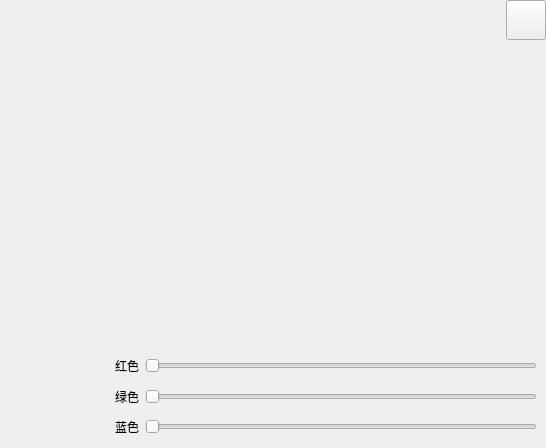
<?xml version="1.0" encoding="UTF-8"?>
<ui version="4.0">
 <class>frmStyleWidget</class>
 <widget class="QWidget" name="frmStyleWidget">
  <property name="geometry">
   <rect>
    <x>0</x>
    <y>0</y>
    <width>546</width>
    <height>448</height>
   </rect>
  </property>
  <property name="windowTitle">
   <string>Form</string>
  </property>
  <layout class="QVBoxLayout" name="verticalLayout">
   <property name="spacing">
    <number>0</number>
   </property>
   <property name="leftMargin">
    <number>0</number>
   </property>
   <property name="topMargin">
    <number>0</number>
   </property>
   <property name="rightMargin">
    <number>0</number>
   </property>
   <property name="bottomMargin">
    <number>0</number>
   </property>
   <item>
    <widget class="QWidget" name="widgetTitle" native="true">
     <property name="minimumSize">
      <size>
       <width>0</width>
       <height>40</height>
      </size>
     </property>
     <property name="maximumSize">
      <size>
       <width>16777215</width>
       <height>40</height>
      </size>
     </property>
     <layout class="QHBoxLayout" name="horizontalLayout_2">
      <property name="spacing">
       <number>6</number>
      </property>
      <property name="leftMargin">
       <number>10</number>
      </property>
      <property name="topMargin">
       <number>0</number>
      </property>
      <property name="rightMargin">
       <number>0</number>
      </property>
      <property name="bottomMargin">
       <number>0</number>
      </property>
      <item>
       <widget class="QLabel" name="labIco">
        <property name="text">
         <string/>
        </property>
        <property name="alignment">
         <set>Qt::AlignCenter</set>
        </property>
       </widget>
      </item>
      <item>
       <widget class="QLabel" name="labTitle">
        <property name="sizePolicy">
         <sizepolicy hsizetype="Expanding" vsizetype="Preferred">
          <horstretch>0</horstretch>
          <verstretch>0</verstretch>
         </sizepolicy>
        </property>
        <property name="styleSheet">
         <string notr="true"/>
        </property>
        <property name="text">
         <string/>
        </property>
        <property name="alignment">
         <set>Qt::AlignLeading|Qt::AlignLeft|Qt::AlignVCenter</set>
        </property>
       </widget>
      </item>
      <item>
       <widget class="QWidget" name="widgetMenu" native="true">
        <layout class="QGridLayout" name="gridLayout_2">
         <property name="leftMargin">
          <number>0</number>
         </property>
         <property name="topMargin">
          <number>0</number>
         </property>
         <property name="rightMargin">
          <number>0</number>
         </property>
         <property name="bottomMargin">
          <number>0</number>
         </property>
         <property name="spacing">
          <number>0</number>
         </property>
         <item row="0" column="0">
          <widget class="QPushButton" name="btnMenu_Close">
           <property name="sizePolicy">
            <sizepolicy hsizetype="Minimum" vsizetype="Expanding">
             <horstretch>0</horstretch>
             <verstretch>0</verstretch>
            </sizepolicy>
           </property>
           <property name="minimumSize">
            <size>
             <width>40</width>
             <height>30</height>
            </size>
           </property>
           <property name="cursor">
            <cursorShape>ArrowCursor</cursorShape>
           </property>
           <property name="focusPolicy">
            <enum>Qt::NoFocus</enum>
           </property>
           <property name="text">
            <string/>
           </property>
          </widget>
         </item>
        </layout>
       </widget>
      </item>
     </layout>
    </widget>
   </item>
   <item>
    <widget class="QWidget" name="widgetBottom" native="true">
     <layout class="QVBoxLayout" name="verticalLayout_2">
      <property name="spacing">
       <number>0</number>
      </property>
      <property name="leftMargin">
       <number>0</number>
      </property>
      <property name="topMargin">
       <number>0</number>
      </property>
      <property name="rightMargin">
       <number>0</number>
      </property>
      <property name="bottomMargin">
       <number>0</number>
      </property>
      <item>
       <widget class="QWidget" name="widgetStyle" native="true">
        <layout class="QGridLayout" name="gridLayout">
         <property name="leftMargin">
          <number>9</number>
         </property>
         <property name="topMargin">
          <number>9</number>
         </property>
         <property name="rightMargin">
          <number>9</number>
         </property>
         <property name="bottomMargin">
          <number>9</number>
         </property>
         <property name="spacing">
          <number>0</number>
         </property>
         <item row="0" column="0">
          <widget class="StyleWidget" name="widget1" native="true"/>
         </item>
         <item row="0" column="1">
          <widget class="StyleWidget" name="widget2" native="true"/>
         </item>
         <item row="0" column="2">
          <widget class="StyleWidget" name="widget3" native="true"/>
         </item>
         <item row="0" column="3">
          <widget class="StyleWidget" name="widget4" native="true"/>
         </item>
         <item row="0" column="4">
          <widget class="StyleWidget" name="widget5" native="true"/>
         </item>
         <item row="1" column="0">
          <widget class="StyleWidget" name="widget6" native="true"/>
         </item>
         <item row="1" column="1">
          <widget class="StyleWidget" name="widget7" native="true"/>
         </item>
         <item row="1" column="2">
          <widget class="StyleWidget" name="widget8" native="true"/>
         </item>
         <item row="1" column="3">
          <widget class="StyleWidget" name="widget9" native="true"/>
         </item>
         <item row="1" column="4">
          <widget class="StyleWidget" name="widget10" native="true"/>
         </item>
         <item row="2" column="0">
          <widget class="StyleWidget" name="widget11" native="true"/>
         </item>
         <item row="2" column="1">
          <widget class="StyleWidget" name="widget12" native="true"/>
         </item>
         <item row="2" column="2">
          <widget class="StyleWidget" name="widget13" native="true"/>
         </item>
         <item row="2" column="3">
          <widget class="StyleWidget" name="widget14" native="true"/>
         </item>
         <item row="2" column="4">
          <widget class="StyleWidget" name="widget15" native="true"/>
         </item>
        </layout>
       </widget>
      </item>
      <item>
       <widget class="QWidget" name="widget" native="true">
        <property name="sizePolicy">
         <sizepolicy hsizetype="Preferred" vsizetype="Fixed">
          <horstretch>0</horstretch>
          <verstretch>0</verstretch>
         </sizepolicy>
        </property>
        <layout class="QHBoxLayout" name="horizontalLayout">
         <item>
          <widget class="StyleWidget" name="widget0" native="true">
           <property name="enabled">
            <bool>false</bool>
           </property>
           <property name="sizePolicy">
            <sizepolicy hsizetype="Preferred" vsizetype="Expanding">
             <horstretch>0</horstretch>
             <verstretch>0</verstretch>
            </sizepolicy>
           </property>
           <property name="minimumSize">
            <size>
             <width>100</width>
             <height>85</height>
            </size>
           </property>
           <property name="maximumSize">
            <size>
             <width>100</width>
             <height>85</height>
            </size>
           </property>
           <layout class="QVBoxLayout" name="verticalLayout_3">
            <item>
             <widget class="QLabel" name="labValue">
              <property name="styleSheet">
               <string notr="true">font: 75 12pt &quot;微软雅黑&quot;;
color: rgb(255, 255, 255);</string>
              </property>
              <property name="text">
               <string/>
              </property>
              <property name="alignment">
               <set>Qt::AlignCenter</set>
              </property>
             </widget>
            </item>
           </layout>
          </widget>
         </item>
         <item>
          <layout class="QGridLayout" name="gridLayout_3">
           <property name="spacing">
            <number>6</number>
           </property>
           <item row="0" column="0">
            <widget class="QLabel" name="labRed">
             <property name="text">
              <string>红色</string>
             </property>
            </widget>
           </item>
           <item row="0" column="1">
            <widget class="QSlider" name="sliderRed">
             <property name="sizePolicy">
              <sizepolicy hsizetype="Expanding" vsizetype="Ignored">
               <horstretch>0</horstretch>
               <verstretch>0</verstretch>
              </sizepolicy>
             </property>
             <property name="maximum">
              <number>255</number>
             </property>
             <property name="orientation">
              <enum>Qt::Horizontal</enum>
             </property>
            </widget>
           </item>
           <item row="1" column="0">
            <widget class="QLabel" name="labGreen">
             <property name="text">
              <string>绿色</string>
             </property>
            </widget>
           </item>
           <item row="1" column="1">
            <widget class="QSlider" name="sliderGreen">
             <property name="sizePolicy">
              <sizepolicy hsizetype="Expanding" vsizetype="Ignored">
               <horstretch>0</horstretch>
               <verstretch>0</verstretch>
              </sizepolicy>
             </property>
             <property name="maximum">
              <number>255</number>
             </property>
             <property name="orientation">
              <enum>Qt::Horizontal</enum>
             </property>
            </widget>
           </item>
           <item row="2" column="0">
            <widget class="QLabel" name="labBlue">
             <property name="text">
              <string>蓝色</string>
             </property>
            </widget>
           </item>
           <item row="2" column="1">
            <widget class="QSlider" name="sliderBlue">
             <property name="sizePolicy">
              <sizepolicy hsizetype="Expanding" vsizetype="Ignored">
               <horstretch>0</horstretch>
               <verstretch>0</verstretch>
              </sizepolicy>
             </property>
             <property name="maximum">
              <number>255</number>
             </property>
             <property name="orientation">
              <enum>Qt::Horizontal</enum>
             </property>
            </widget>
           </item>
          </layout>
         </item>
        </layout>
       </widget>
      </item>
     </layout>
    </widget>
   </item>
  </layout>
 </widget>
 <customwidgets>
  <customwidget>
   <class>StyleWidget</class>
   <extends>QWidget</extends>
   <header location="global">stylewidget.h</header>
   <container>1</container>
  </customwidget>
 </customwidgets>
 <resources/>
 <connections/>
</ui>
